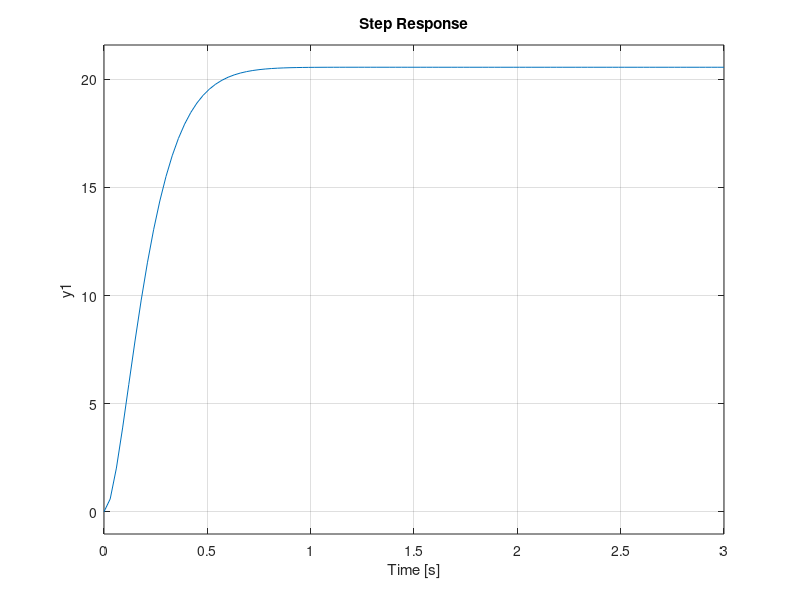
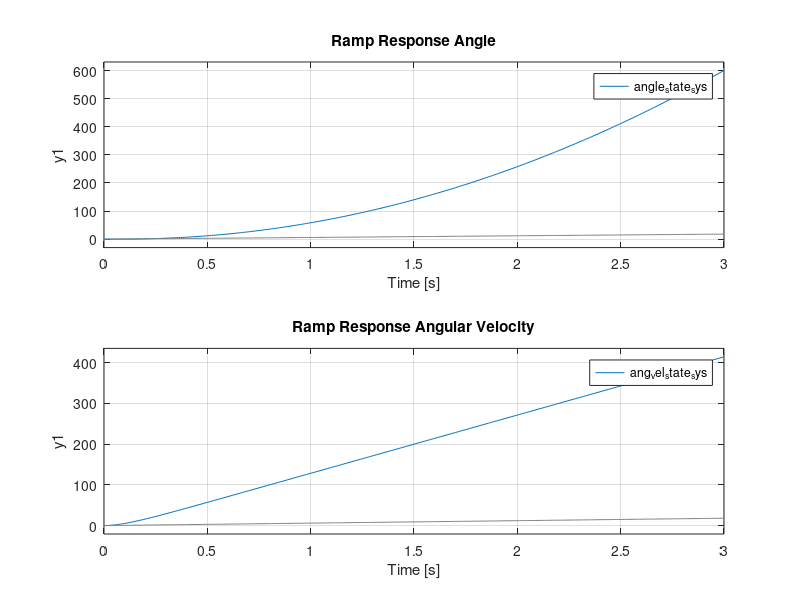
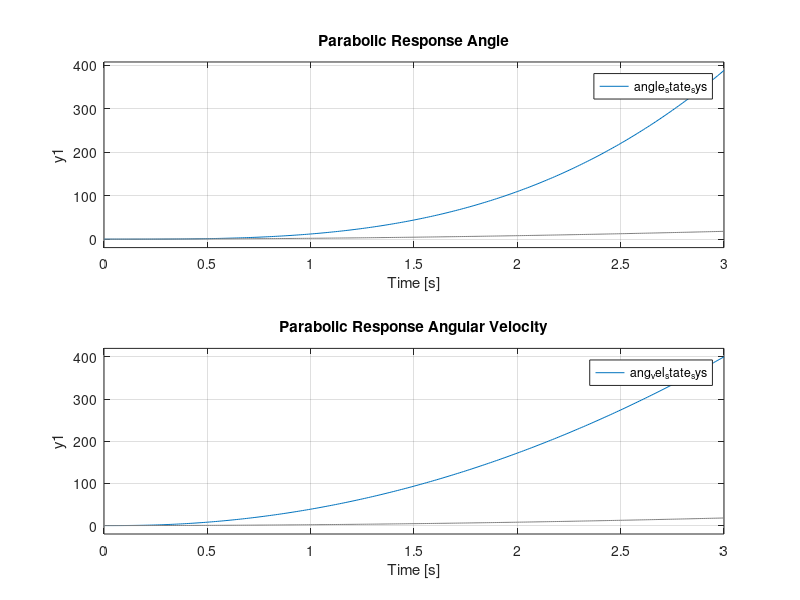

Source code (MATLAB) for these figures, in order: (Note: this script raises an error after producing the figures.)
K_t = 0.042;        % Torque Coefficient
K_b = 0.042;        % Back Emf Constant
R_a = 8.4;          % Resistance

J_r = 4.9e-6;       % Inertia of rotor
J_m = 0.6e-6;       % Inertia of attachment module
J_d = 1.6e-5;       % Inertia of disc attachment

J = J_r+J_m+J_d;    % Total inertia

% Transfer function for angle
angle_sys = tf(K_t/(R_a*J),[1, (K_t*K_b)/(J*R_a), 0]);

% Transfer function for angular velocity
ang_vel_sys = tf(K_t/(R_a*J), [1, (K_t*K_b)/(J*R_a)]);

% State space for angle
A = [0 1 ; 0 -(K_t*K_b)/(J*R_a)];
B = [0 ; K_t/(R_a*J)];
C = [1 0];
D = 0;
angle_state_sys = ss(A, B, C, D);

% State space for angular velocity
A = -(K_t*K_b)/(J*R_a);
B = K_t/(R_a*J);
C = 1;
D = 0;
ang_vel_state_sys = ss(A, B, C, D);

% STEP PLOTS
%Config = RespConfig('Amplitude',18);

actual_system = tf(75.829*370/18,[1,16.667,75.829]);

f1 = figure(1);
subplot(2,1,1)
step(angle_state_sys, 3)
title('Step Response Angle')
subplot(2,1,2)
hold on
step(ang_vel_state_sys,3)
title('Step Response Angular Velocity')
step(actual_system, 3)
hold off

% RAMP PLOTS
t=0:0.01:3;
u = t*18/3;

f2 = figure(2);
subplot(2,1,1)
lsim(angle_state_sys,u,t)
title('Ramp Response Angle')
subplot(2,1,2)
lsim(ang_vel_state_sys,u,t)
title('Ramp Response Angular Velocity')

% PARABOLIC PLOTS
t=0:0.01:3;
u = t.^2*2;

f3 = figure(3);
subplot(2,1,1)
lsim(angle_state_sys,u,t)
title('Parabolic Response Angle')
subplot(2,1,2)
lsim(ang_vel_state_sys,u,t)
title('Parabolic Response Angular Velocity')

% Position Windows
f1.Position = [50,100,400,600];
f2.Position = [500,100,400,600];
f3.Position = [950,100,400,600];


% CONTROLLERS!!!!!!!!!

% Pole Placement Controller
Config = RespConfig('Amplitude',18);

A = [0 1 ; 0 -(K_t*K_b)/(J*R_a)]
B = [0 ; K_t/(R_a*J)]
C = [1 0];
D = 0;

poles=[-8+8.392j, -8-8.392j];
K = acker(A,B,poles)

A_cl = A - B*K;
cl_sys = ss(A_cl,B,C,D);

% Forward gain to reduce state space error
Kr = 1/dcgain(cl_sys)
B_cl = Kr*B;

cl_c_sys = ss(A_cl,B_cl,C,D);

f4 = figure(4);
step(cl_c_sys,3)
title('Step Response Closed Loop')

% PID
Kp = 1.296; % 0.04
Ki = 2.736; % 0.014
Kd = 0.08723; % 0.002

pid_controller = pid(Kp,Ki,Kd);
Pid_controlled = feedback(angle_state_sys*pid_controller,1);
f9 = figure(9);
step(Pid_controlled)

% OBSERVER!!!!!!!!!
t = 0:0.01:2;
x0 = [0.1 0];

L = place(A',C',poles*10)'

At = [A-B*K             B*K
      zeros(size(A))    A-L*C];
Bt = [B*Kr
      zeros(size(B))];
Ct = [C zeros(size(C))];

test = ss(At, Bt, Ct, 0);

f5 = figure(5);
lsim(test,zeros(size(t)),t,[x0 x0]);
title('(with observer)')